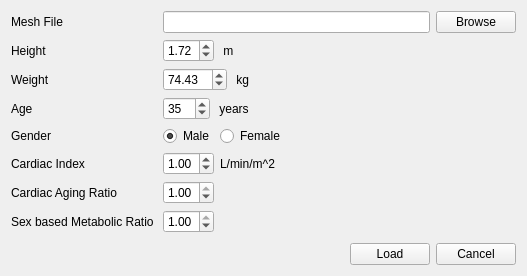
<?xml version="1.0" encoding="UTF-8"?>
<ui version="4.0">
 <class>Form</class>
 <widget class="QWidget" name="Form">
  <property name="geometry">
   <rect>
    <x>0</x>
    <y>0</y>
    <width>527</width>
    <height>276</height>
   </rect>
  </property>
  <property name="windowTitle">
   <string>Form</string>
  </property>
  <layout class="QVBoxLayout" name="verticalLayout" stretch="10,0">
   <item>
    <layout class="QFormLayout" name="formLayout">
     <item row="0" column="0">
      <widget class="QLabel" name="label">
       <property name="text">
        <string>Mesh File</string>
       </property>
      </widget>
     </item>
     <item row="0" column="1">
      <layout class="QHBoxLayout" name="horizontalLayout">
       <item>
        <widget class="QLineEdit" name="meshFileName"/>
       </item>
       <item>
        <widget class="QPushButton" name="selectFile">
         <property name="text">
          <string>Browse</string>
         </property>
        </widget>
       </item>
      </layout>
     </item>
     <item row="1" column="0">
      <widget class="QLabel" name="label_2">
       <property name="text">
        <string>Height</string>
       </property>
      </widget>
     </item>
     <item row="1" column="1">
      <layout class="QHBoxLayout" name="horizontalLayout_3">
       <item>
        <widget class="QDoubleSpinBox" name="height">
         <property name="maximum">
          <double>3.000000000000000</double>
         </property>
         <property name="singleStep">
          <double>0.200000000000000</double>
         </property>
         <property name="value">
          <double>1.720000000000000</double>
         </property>
        </widget>
       </item>
       <item>
        <widget class="QLabel" name="m">
         <property name="text">
          <string> m</string>
         </property>
        </widget>
       </item>
       <item>
        <spacer name="horizontalSpacer">
         <property name="orientation">
          <enum>Qt::Horizontal</enum>
         </property>
         <property name="sizeHint" stdset="0">
          <size>
           <width>40</width>
           <height>20</height>
          </size>
         </property>
        </spacer>
       </item>
      </layout>
     </item>
     <item row="2" column="0">
      <widget class="QLabel" name="label_3">
       <property name="text">
        <string>Weight</string>
       </property>
      </widget>
     </item>
     <item row="2" column="1">
      <layout class="QHBoxLayout" name="horizontalLayout_4">
       <item>
        <widget class="QDoubleSpinBox" name="weight">
         <property name="maximum">
          <double>300.000000000000000</double>
         </property>
         <property name="value">
          <double>74.430000000000007</double>
         </property>
        </widget>
       </item>
       <item>
        <widget class="QLabel" name="label_6">
         <property name="text">
          <string> kg</string>
         </property>
        </widget>
       </item>
       <item>
        <spacer name="horizontalSpacer_2">
         <property name="orientation">
          <enum>Qt::Horizontal</enum>
         </property>
         <property name="sizeHint" stdset="0">
          <size>
           <width>40</width>
           <height>20</height>
          </size>
         </property>
        </spacer>
       </item>
      </layout>
     </item>
     <item row="3" column="0">
      <widget class="QLabel" name="label_4">
       <property name="text">
        <string>Age</string>
       </property>
      </widget>
     </item>
     <item row="3" column="1">
      <layout class="QHBoxLayout" name="horizontalLayout_5">
       <item>
        <widget class="QSpinBox" name="age">
         <property name="maximum">
          <number>150</number>
         </property>
         <property name="value">
          <number>35</number>
         </property>
        </widget>
       </item>
       <item>
        <widget class="QLabel" name="label_7">
         <property name="text">
          <string> years</string>
         </property>
        </widget>
       </item>
       <item>
        <spacer name="horizontalSpacer_3">
         <property name="orientation">
          <enum>Qt::Horizontal</enum>
         </property>
         <property name="sizeHint" stdset="0">
          <size>
           <width>40</width>
           <height>20</height>
          </size>
         </property>
        </spacer>
       </item>
      </layout>
     </item>
     <item row="4" column="0">
      <widget class="QLabel" name="label_5">
       <property name="text">
        <string>Gender</string>
       </property>
      </widget>
     </item>
     <item row="4" column="1">
      <layout class="QHBoxLayout" name="horizontalLayout_2">
       <item>
        <widget class="QRadioButton" name="maleButton">
         <property name="text">
          <string>Male</string>
         </property>
         <property name="checked">
          <bool>true</bool>
         </property>
        </widget>
       </item>
       <item>
        <widget class="QRadioButton" name="femaleButton">
         <property name="text">
          <string>Female</string>
         </property>
        </widget>
       </item>
       <item>
        <spacer name="horizontalSpacer_4">
         <property name="orientation">
          <enum>Qt::Horizontal</enum>
         </property>
         <property name="sizeHint" stdset="0">
          <size>
           <width>40</width>
           <height>20</height>
          </size>
         </property>
        </spacer>
       </item>
      </layout>
     </item>
     <item row="5" column="0">
      <widget class="QLabel" name="label_8">
       <property name="text">
        <string>Cardiac Index</string>
       </property>
      </widget>
     </item>
     <item row="5" column="1">
      <layout class="QHBoxLayout" name="horizontalLayout_7">
       <item>
        <widget class="QDoubleSpinBox" name="cardiacIndex">
         <property name="minimum">
          <double>0.100000000000000</double>
         </property>
         <property name="maximum">
          <double>3.000000000000000</double>
         </property>
         <property name="value">
          <double>1.000000000000000</double>
         </property>
        </widget>
       </item>
       <item>
        <widget class="QLabel" name="label_9">
         <property name="text">
          <string>L/min/m^2  </string>
         </property>
        </widget>
       </item>
       <item>
        <spacer name="horizontalSpacer_6">
         <property name="orientation">
          <enum>Qt::Horizontal</enum>
         </property>
         <property name="sizeHint" stdset="0">
          <size>
           <width>40</width>
           <height>20</height>
          </size>
         </property>
        </spacer>
       </item>
      </layout>
     </item>
     <item row="6" column="0">
      <widget class="QLabel" name="label_10">
       <property name="text">
        <string>Cardiac Aging Ratio</string>
       </property>
      </widget>
     </item>
     <item row="6" column="1">
      <layout class="QHBoxLayout" name="horizontalLayout_8">
       <item>
        <widget class="QDoubleSpinBox" name="cardiacAgingRatio">
         <property name="minimum">
          <double>0.100000000000000</double>
         </property>
         <property name="maximum">
          <double>1.000000000000000</double>
         </property>
         <property name="singleStep">
          <double>0.100000000000000</double>
         </property>
         <property name="value">
          <double>1.000000000000000</double>
         </property>
        </widget>
       </item>
       <item>
        <widget class="QLabel" name="label_11">
         <property name="text">
          <string> </string>
         </property>
        </widget>
       </item>
       <item>
        <spacer name="horizontalSpacer_7">
         <property name="orientation">
          <enum>Qt::Horizontal</enum>
         </property>
         <property name="sizeHint" stdset="0">
          <size>
           <width>40</width>
           <height>20</height>
          </size>
         </property>
        </spacer>
       </item>
      </layout>
     </item>
     <item row="7" column="0">
      <widget class="QLabel" name="label_12">
       <property name="text">
        <string>Sex based Metabolic Ratio </string>
       </property>
      </widget>
     </item>
     <item row="7" column="1">
      <layout class="QHBoxLayout" name="horizontalLayout_16">
       <item>
        <widget class="QDoubleSpinBox" name="Metb_sexratio">
         <property name="minimum">
          <double>0.100000000000000</double>
         </property>
         <property name="maximum">
          <double>1.000000000000000</double>
         </property>
         <property name="singleStep">
          <double>0.100000000000000</double>
         </property>
         <property name="value">
          <double>1.000000000000000</double>
         </property>
        </widget>
       </item>
       <item>
        <widget class="QLabel" name="label_25">
         <property name="text">
          <string> </string>
         </property>
        </widget>
       </item>
       <item>
        <spacer name="horizontalSpacer_14">
         <property name="orientation">
          <enum>Qt::Horizontal</enum>
         </property>
         <property name="sizeHint" stdset="0">
          <size>
           <width>40</width>
           <height>20</height>
          </size>
         </property>
        </spacer>
       </item>
      </layout>
     </item>
    </layout>
   </item>
   <item>
    <layout class="QHBoxLayout" name="horizontalLayout_6">
     <item>
      <spacer name="horizontalSpacer_5">
       <property name="orientation">
        <enum>Qt::Horizontal</enum>
       </property>
       <property name="sizeHint" stdset="0">
        <size>
         <width>40</width>
         <height>20</height>
        </size>
       </property>
      </spacer>
     </item>
     <item>
      <widget class="QPushButton" name="loadMesh">
       <property name="text">
        <string>Load</string>
       </property>
      </widget>
     </item>
     <item>
      <widget class="QPushButton" name="cancelSelect">
       <property name="text">
        <string>Cancel</string>
       </property>
      </widget>
     </item>
    </layout>
   </item>
  </layout>
 </widget>
 <resources/>
 <connections/>
</ui>
